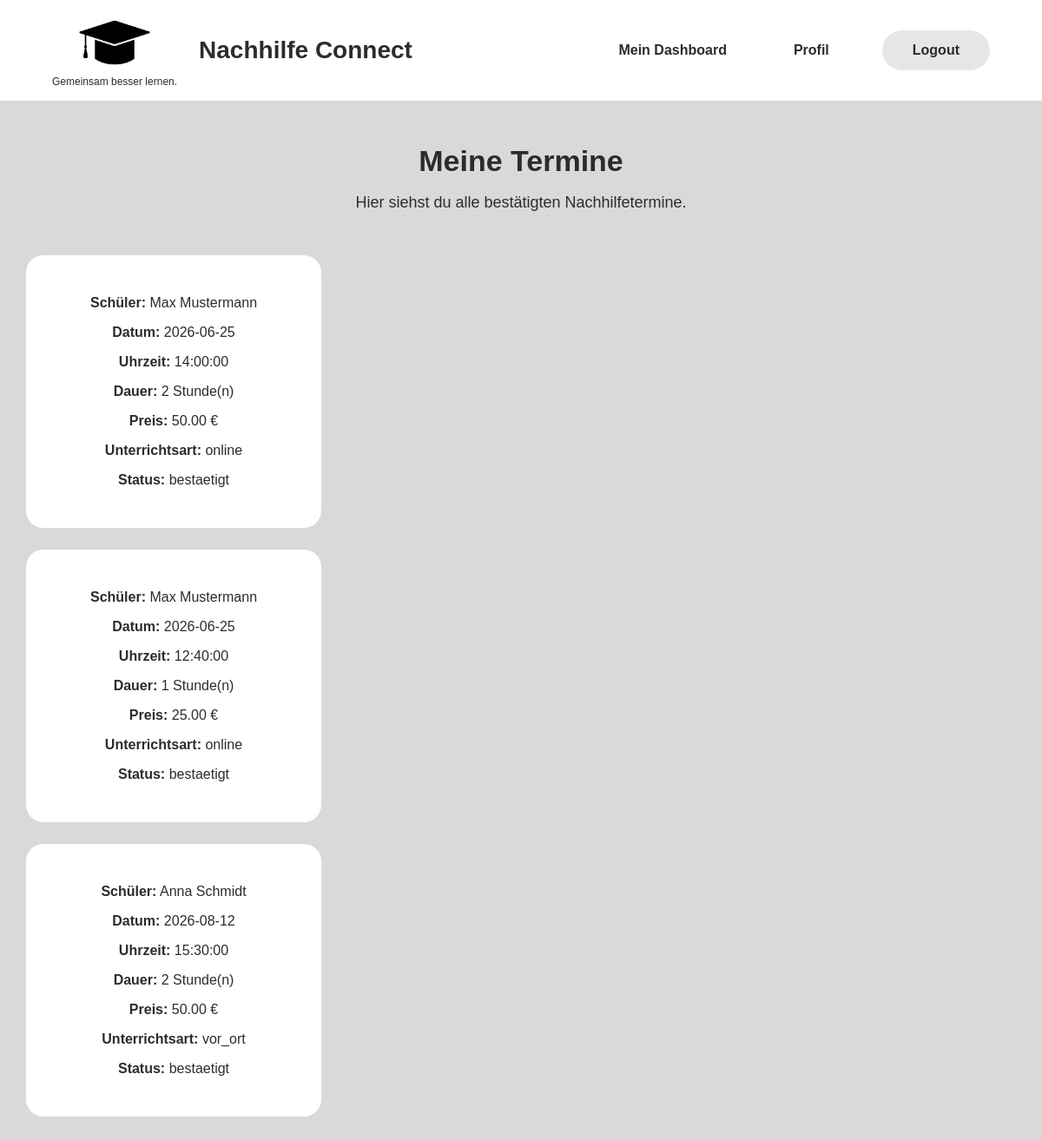
Screenshot of /termine (signed in) with the database file from the repository.
### models.py (models this page shows)
class Buchung(db.Model):
    __tablename__ = "buchung"
    id = db.Column(db.Integer, primary_key=True)
    schüler_id = db.Column(db.Integer, db.ForeignKey("users.id"), nullable=False)
    lehrer_id = db.Column(db.Integer, db.ForeignKey("users.id"), nullable=False)
    fach_id = db.Column(db.Integer, db.ForeignKey("fach.id"), nullable=False)
    schueler = db.relationship('User', foreign_keys=[schüler_id])
    lehrer = db.relationship('User', foreign_keys=[lehrer_id])
    bewertung = db.relationship('Bewertung', uselist=False)
    datum = db.Column(db.Date, nullable=False)
    uhrzeit = db.Column(db.Time, nullable=False)
    dauer_stunden = db.Column(db.Integer, nullable=False)
    gesamtpreis = db.Column(db.Numeric(8, 2), nullable=False)
    unterrichtsart = db.Column(db.String(30), nullable=False)
    zahlungsart = db.Column(db.String(30), nullable=False)
    status = db.Column(db.String(30), nullable=False, default="anfrage")
    nachricht = db.Column(db.Text, nullable=True)
    erstellt_am = db.Column(db.DateTime, nullable=False, default=datetime.utcnow)

class User(db.Model):
    __tablename__ = "users"
    id = db.Column(db.Integer, primary_key=True)
    vorname = db.Column(db.String(100), nullable=False)
    nachname = db.Column(db.String(100), nullable=False)
    rolle = db.Column(db.String(20), nullable=False)                   #Schüler / lehrer
    telefon = db.Column(db.String(30), nullable=True)
    email = db.Column(db.String(120), unique=True, nullable=False)
    passwort = db.Column(db.String(255), nullable=False)
    buchungen_als_lehrer = db.relationship('Buchung', foreign_keys='Buchung.lehrer_id')

### app.py (the view)
@app.route('/termine')
def teacher_appointments():
    if 'user_id' not in session or session.get('rolle') != 'lehrer':
        flash("Bitte als Lehrer einloggen.")
        return redirect(url_for('login'))
    lehrer_user_id = session['user_id']
    termine = Buchung.query.filter_by(
        lehrer_id=lehrer_user_id,
        status="bestaetigt"
    ).all()
    return render_template('teacher_appointments.html', termine=termine)

### templates/teacher_appointments.html (shortened to what this page needs)
<!DOCTYPE html>
<html lang="de">
<head>
    <link rel="stylesheet" href="{{ url_for('static', filename='css/style.css') }}">
</head>
<body>
   <header>
   <div class="header-left">
    <div class="logo">
        <img src="{{ url_for('static', filename='images/logo.png') }}" alt="Nachhilfe Connect Logo">
        <p>Gemeinsam besser lernen.</p>
    </div>
    <h1>Nachhilfe Connect</h1>
    </div>
    <nav>
        <ul>
             <li><a href="{{ url_for('teacher_dashboard') }}">Mein Dashboard</a></li>
             <li><a href="{{ url_for('profile') }}">Profil</a></li>
             <li><a class="login-button" href="{{ url_for('logout') }}">Logout</a></li>
        </ul>
    </nav>
</header>
<main>
    <section class="dashboard-header">
        <h2>Meine Termine</h2>
        <p>Hier siehst du alle bestätigten Nachhilfetermine.</p>
    </section>
    <section class="requests-list">
        {% if termine %}
            {% for termin in termine %}
                <div class="dashboard-card">
                    <p><strong>Schüler:</strong> {{ termin.schueler.vorname }} {{ termin.schueler.nachname }}</p>
                    <p><strong>Datum:</strong> {{ termin.datum }}</p>
                    <p><strong>Uhrzeit:</strong> {{ termin.uhrzeit }}</p>
                    <p><strong>Dauer:</strong> {{ termin.dauer_stunden }} Stunde(n)</p>
                    <p><strong>Preis:</strong> {{ termin.gesamtpreis }} €</p>
                    <p><strong>Unterrichtsart:</strong> {{ termin.unterrichtsart }}</p>
                    <p><strong>Status:</strong> {{ termin.status }}</p>
                </div>
            {% endfor %}
        {% else %}
            <div class="dashboard-card">
                <h3>Keine bestätigten Termine</h3>
                <p>Aktuell hast du keine bestätigten Nachhilfetermine.</p>
            </div>
        {% endif %}
    </section>
</main>
</body>
</html>

### static/css/style.css (style rules this page uses)
body { margin: 0; font-family: Arial, sans-serif; color: #2c2c2c; background-color: #d9d9d9; }
header { background-color: #ffffff; padding: 15px 60px; display: flex; justify-content: space-between; align-items: center; }
.logo { text-align: center; }
.logo img { max-width: 90px; height: auto; }
.logo p { font-size: 12px; margin: 0; }
header h1 { font-size: 28px; margin: 0; }
.header-left { display: flex; align-items: center; gap: 25px; }
nav ul { list-style-type: none; margin: 0; padding: 0; overflow: hidden; display: flex; align-items: center; gap: 45px; }
nav li { float: left; }
nav li a { display: block; color: #2c2c2c; text-align: center; padding: 14px 16px; text-decoration: none; font-weight: bold; }
.login-button { background-color: #e6e6e6; border-radius: 30px; padding: 14px 35px; }
.dashboard-header { text-align: center; margin-top: 50px; }
.dashboard-header h2 { font-size: 34px; margin-bottom: 10px; }
.dashboard-header p { font-size: 18px; }
.dashboard-card { background-color: white; width: 280px; padding: 30px; border-radius: 20px; text-align: center; }
.requests-list { display: flex; flex-direction: column; gap: 25px; margin: 50px 30px; }

### rows the page displays
Buchung: schueler.vorname "Max", schueler.nachname "Mustermann", datum "2026-06-25", uhrzeit "14:00:00", dauer_stunden "2", gesamtpreis "50.00", unterrichtsart "online", status "bestaetigt"
Buchung: schueler.vorname "Max", schueler.nachname "Mustermann", datum "2026-06-25", uhrzeit "12:40:00", dauer_stunden "1", gesamtpreis "25.00", unterrichtsart "online", status "bestaetigt"
Buchung: schueler.vorname "Anna", schueler.nachname "Schmidt", datum "2026-08-12", uhrzeit "15:30:00", dauer_stunden "2", gesamtpreis "50.00", unterrichtsart "vor_ort", status "bestaetigt"
